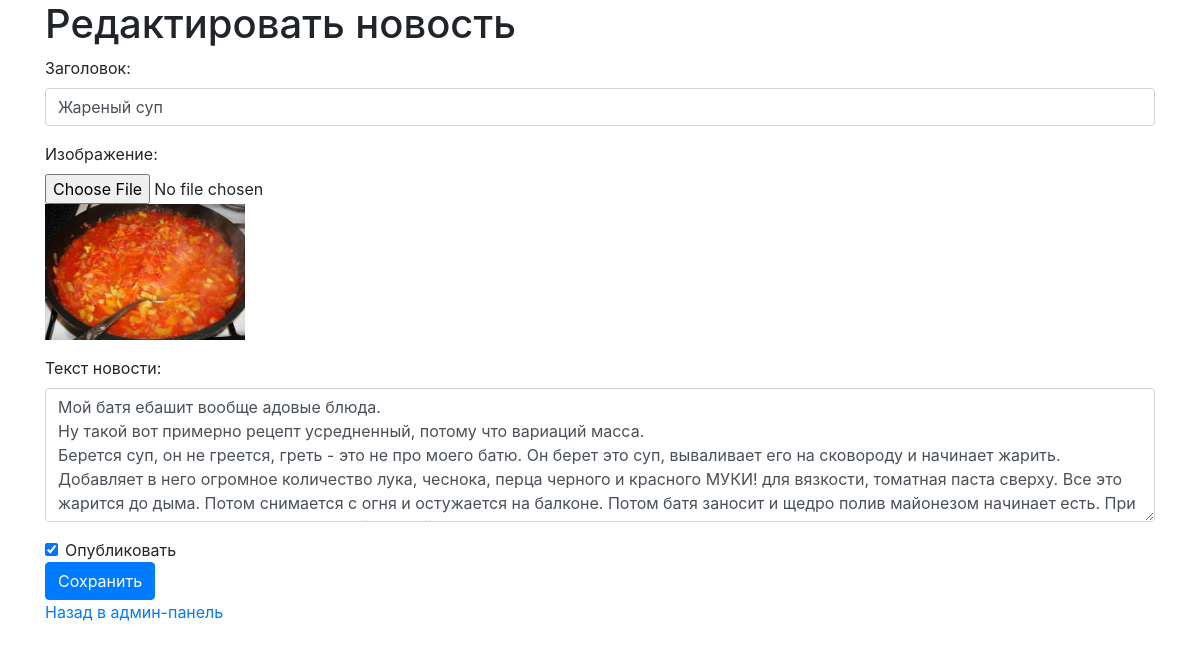
Before: /admin/news/edit/1 (signed in) with the older database file.
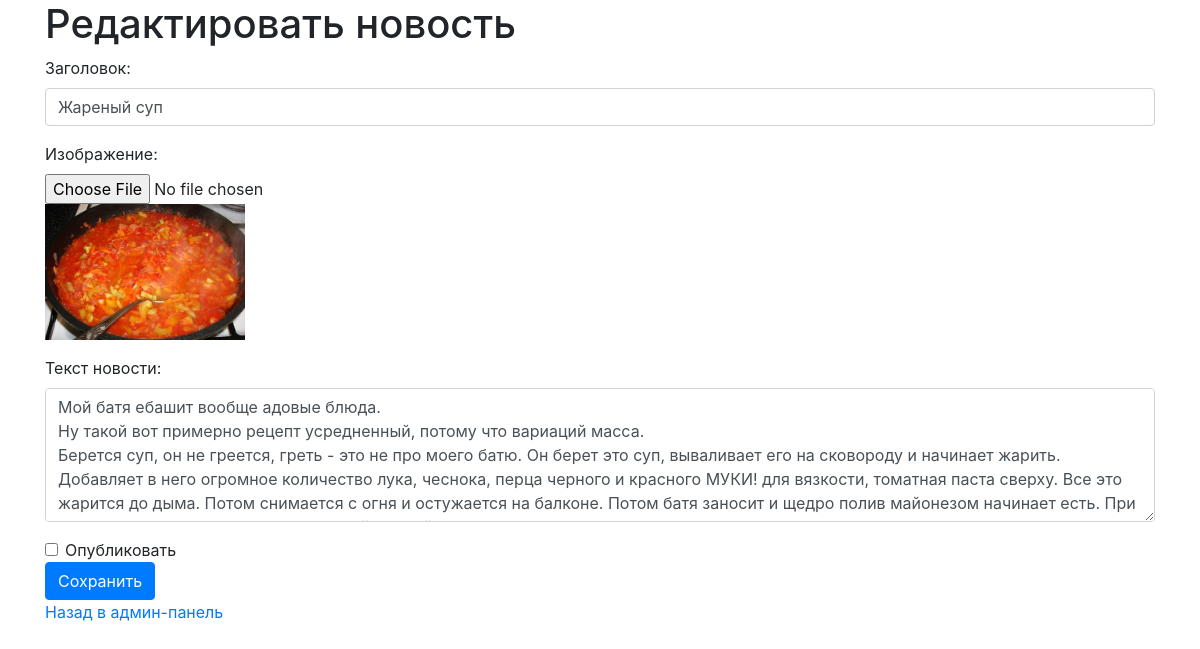
After: the same page with the newer database file.
### server_run.py (models this page shows, shortened)
class News(db.Model):
    id = db.Column(db.Integer, primary_key=True)
    title = db.Column(db.String(255), nullable=False)
    content = db.Column(db.Text, nullable=False)
    date_created = db.Column(db.DateTime, default=db.func.now())
    author_id = db.Column(db.Integer, db.ForeignKey('user.id'), nullable=False)
    author = db.relationship('User', backref=db.backref('news', lazy=True))
    slug = db.Column(db.String(255), unique=True, nullable=False)
    is_published = db.Column(db.Boolean, default=False)
    image = db.Column(db.String(255), nullable=True)

### server_run.py (the view, shortened to what this page needs)
@app.route('/admin/news/edit/<int:id>', methods=['GET', 'POST'])
@login_required
@admin_required
def edit_news(id):
    news_item = News.query.get_or_404(id)
    return render_template('edit_news.html', news_item=news_item)

### server_run.py (called while the page is built)
@login_manager.user_loader
def load_user(user_id):
    return User.query.get(int(user_id))

def admin_required(f):
    @wraps(f)
    def decorated_function(*args, **kwargs):
        if not current_user.is_admin:
            abort(403)
        return f(*args, **kwargs)
    return decorated_function

### templates/edit_news.html (shortened to what this page needs)
<!DOCTYPE html>
<html>
<head>
    <link rel="stylesheet" href="https://stackpath.bootstrapcdn.com/bootstrap/4.5.2/css/bootstrap.min.css">
</head>
<body>
    <div class="container">
        <h1>Редактировать новость</h1>
        <form method="POST" enctype="multipart/form-data" action="{{ url_for('edit_news', id=news_item.id) }}">
            <div class="form-group">
                <label for="title">Заголовок:</label>
                <input type="text" class="form-control" id="title" name="title" value="{{ news_item.title }}" required>
            </div>
            <div class="form-group">
        	<label for="image">Изображение:</label>
        	<input type="file" class="form-control-file" id="image" name="image">
        	{% if news_item.image %}
            	    <img src="{{ url_for('static', filename='news_img/' + news_item.image) }}" alt="Изображение новости" style="max-width: 200px;">
        	{% endif %}
    	    </div>
            <div class="form-group">
                <label for="content">Текст новости:</label>
                <textarea class="form-control" id="content" name="content" rows="5" required>{{ news_item.content }}</textarea>
            </div>
            <div class="form-check">
                <input type="checkbox" class="form-check-input" id="is_published" name="is_published" {% if news_item.is_published %}checked{% endif %}>
                <label class="form-check-label" for="is_published">Опубликовать</label>
            </div>
            <button type="submit" class="btn btn-primary">Сохранить</button>
        </form>
        <a href="{{ url_for('admin_panel') }}">Назад в админ-панель</a>
    </div>
</body>
</html>

Changed rows visible on the page:
changed News "Жареный суп": is_published "☑" → "☐"
